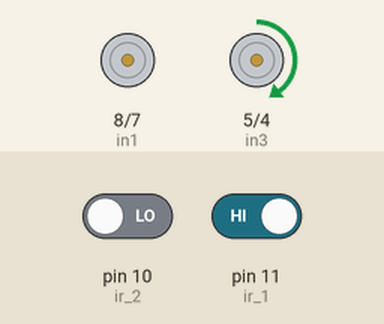
Bench run of a sketch on a simulated Arduino Uno, built with avr-gcc and run on an emulated ATmega328P. Parts: motor-driver pin pairs drawn as motors (green arrow = first pin HIGH = forward, orange = second pin HIGH = backward, longer = more drive, scaled by the enable pin). The test bench sets the inputs (shaded band); at power-on: pin 10 (ir_2) LOW, pin 11 (ir_1) HIGH.

Above: at 1.2 s.
1.3 s: pin 10 (ir_2) driven HIGH
At 2.2 s:
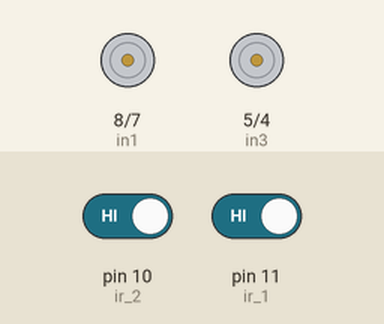
2.8 s: pin 11 (ir_1) driven LOW
At 3.3 s:
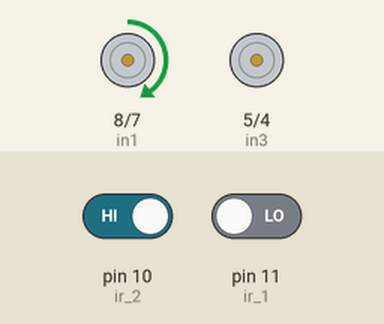
4.3 s: pin 10 (ir_2) driven LOW
At 5.7 s:
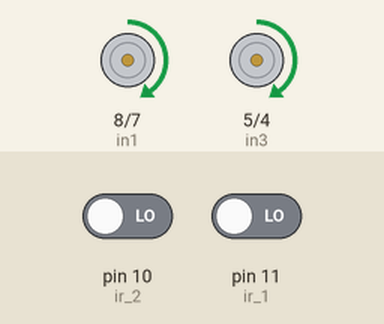
Timing chart, 0 to 7.3 s (numbered marks = the images above; inputs shaded):
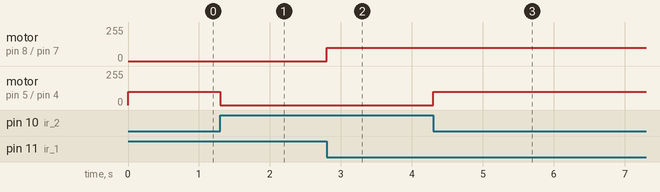

The sketch:

line_follower_2nd.ino
```cpp
#define ir_1 11
#define ir_2 10

#define enA 9     // Right motor enable
#define in1 8
#define in2 7

#define enB 3     // Left motor enable
#define in3 5
#define in4 4

void setup() {
  Serial.begin(9600);
  pinMode(11,INPUT);  //right sensor
  pinMode(10,INPUT);  //left sensor
  pinMode(9,OUTPUT);
  pinMode(3,OUTPUT);
  pinMode(8,OUTPUT); // right motor
  pinMode(7,OUTPUT);
  pinMode(5,OUTPUT); // left motor
  pinMode(4,OUTPUT);

}

void loop() {
  int Right = digitalRead(ir_1);
  int Left = digitalRead(ir_2);

   // Case 1: both sensors on line (black)
  if (Right == LOW && Left == LOW) {
    forward();
  }
  // Case 2: Right off, Left on -> turn right
  else if (Right == HIGH && Left == LOW) {
    turnRight();
  }
  // Case 3: Right on, Left off -> turn left
  else if (Right == LOW && Left == HIGH) {
    turnLeft();
  }
  // Case 4: both off -> stop
  else {
    stopRobot();
  }

}
void forward() {
  digitalWrite(in3, HIGH);
  digitalWrite(in4, LOW);
  analogWrite(enB, 100);

  digitalWrite(in1, HIGH);
  digitalWrite(in2, LOW);
  analogWrite(enA, 100);
}

void turnRight() {
  digitalWrite(in3, HIGH);
  digitalWrite(in4, LOW);
  analogWrite(enB, 100);

  digitalWrite(in1, LOW);
  digitalWrite(in2, LOW);
  analogWrite(enA, 0);
}

void turnLeft() {
  digitalWrite(in3, LOW);
  digitalWrite(in4, LOW);
  analogWrite(enB, 0);

  digitalWrite(in1, HIGH);
  digitalWrite(in2, LOW);
  analogWrite(enA, 100);
}

void stopRobot() {
  digitalWrite(in1, LOW);
  digitalWrite(in2, LOW);
  analogWrite(enA, 0);

  digitalWrite(in3, LOW);
  digitalWrite(in4, LOW);
  analogWrite(enB, 0);
}
```

Measured:
- after the input at 1.3 s, motor on pin 5 (in3) / pin 4 (in4): forward 100/255 → stopped at once
- after the input at 2.8 s, motor on pin 8 (in1) / pin 7 (in2): stopped → forward 100/255 at once
- after the input at 4.3 s, motor on pin 5 (in3) / pin 4 (in4): stopped → forward 100/255 at once
